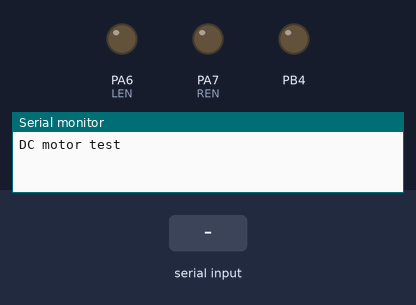
Simulated run of this sketch. Board: STM32 Blue Pill. Shown: output pins drawn as LEDs (lit = HIGH), the last lines printed to the serial monitor. The test bench sets the inputs (shaded band).

Above: at 1.2 s.
1.3 s: "50\n" received over Serial
At 2.5 s:
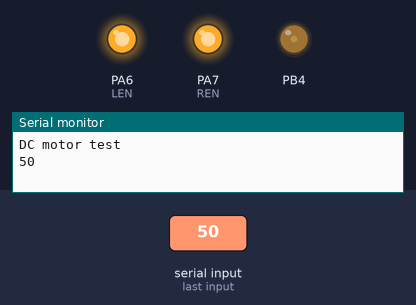
2.8 s: "100\n" received over Serial
At 3.7 s:
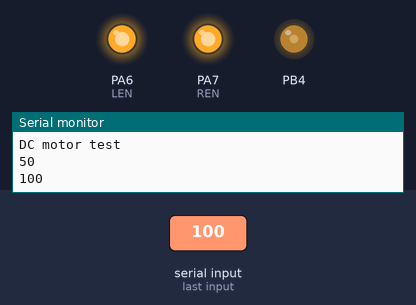
4.3 s: "170\n" received over Serial
At 4.8 s:
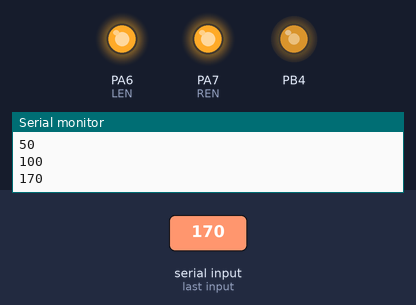
5.8 s: "200\n" received over Serial
At 7.2 s:
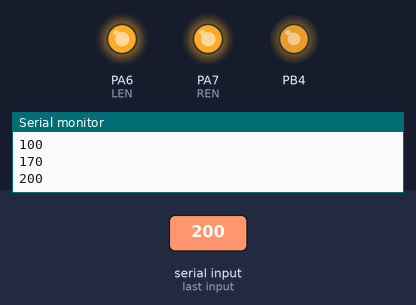
Timing chart, 0 to 8.3 s (numbered marks = the images above; inputs shaded):
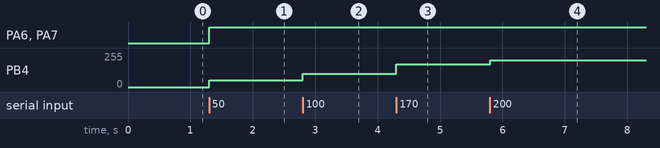

The sketch:

BTS7960.ino
```cpp
const int REN = 7;           //정회전 활성화 핀
const int LEN = 6;           //역회전 활성화 핀
HardwareTimer pwmtimer3(TIM3);


void setup(){
  Serial.begin(115200);
  analogWriteFrequency(20000);
  pinMode(REN, OUTPUT);
  pinMode(LEN, OUTPUT);
  pinMode(PB4, OUTPUT);
  digitalWrite(REN, LOW);
  digitalWrite(LEN, LOW);
  Serial.println("DC motor test");
}

void loop(){
  if(Serial.available() > 0) {
    String rad = Serial.readStringUntil('\n');
    if (rad == "0"){
      digitalWrite(REN, LOW);
      digitalWrite(LEN, LOW);
      analogWrite(PB4, 0);
      Serial.println(rad);
    }
    else if (rad == "50"){
      digitalWrite(REN, HIGH);
      digitalWrite(LEN, HIGH);
      analogWrite(PB4, 50);
      Serial.println(rad);
    }
    else if (rad == "100"){
      digitalWrite(REN, HIGH);
      digitalWrite(LEN, HIGH);
      analogWrite(PB4, 100);
      Serial.println(rad);
    }
    else if (rad == "170"){
      digitalWrite(REN, HIGH);
      digitalWrite(LEN, HIGH);
      analogWrite(PB4, 170);
      Serial.println(rad);
    }
    else if (rad == "200"){
      digitalWrite(REN, HIGH);
      digitalWrite(LEN, HIGH);
      analogWrite(PB4, 200);
      Serial.println(rad);
    }
    else if (rad == "255"){
      digitalWrite(REN, HIGH);
      digitalWrite(LEN, HIGH);
      analogWrite(PB4, 255);
      Serial.println(rad);
    }
    else{
      analogWrite(PB4, 0);
      digitalWrite(REN, LOW);
      digitalWrite(LEN, LOW);
      Serial.println(rad);

    }
  }
}
```

Measured:
- after the input at 1.3 s, PA6 (LEN), PA7 (REN): LOW → HIGH at once; PB4: 0/255 → 50/255 at once
- after the input at 2.8 s, PB4: 50/255 → 100/255 at once
- after the input at 4.3 s, PB4: 100/255 → 170/255 at once
- after the input at 5.8 s, PB4: 170/255 → 200/255 at once
